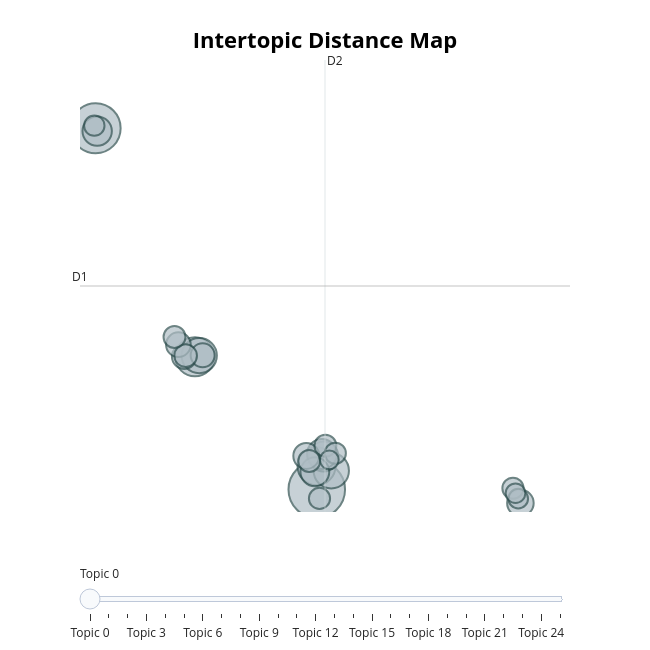

The cell this chart's notebook holds for it:
### Code cell
topic_model.visualize_topics()

### Figure 1 — Plotly figure (JSON) as saved in the notebook; plotly's stock layout.template omitted (floating-point values rounded to 4 significant figures)
{"data": [{"customdata": [[0, "masks | mask | wearing | face | sarscov2", 100], [1, "cure | lemon | ginger | prevent | cures", 78], [2, "brazilian | death | video | brazil | hospital", 48], [3, "facebook | times | shared | posts | infected", 45], [4, "argentina | doctor | died | hospital | aires", 39], [5, "patient | hospital | video | covid19 | shows", 39], [6, "test | tests | pcr | barrier | swabs", 28], [7, "asymptomatic | symptoms | covid19 | contagious | mutating", 28], [8, "hydroxychloroquine | chloroquine | paulo | use | so", 27], [9, "picture | august | berlin | german | protest", 26], [10, "bill | gates | population | reduction | vaccines", 22], [11, "5g | activated | rna | digitizable | recovers", 21], [12, "lockdown | ukraine | june | news | 2020", 19], [13, "italy | newspaper | italian | article | stating", 19], [14, "bodies | mexico | dead | sea | corpses", 18], [15, "pandemic | since | global | defrauded | 300000", 16], [16, "cases | number | tested | positive | testing", 15], [17, "whatsapp | message | 50 | vaccine | people", 15], [18, "tunisia | border | succeeded | best | considers", 15], [19, "fear | deaths | 1942 | 2009 | chuck", 14], [20, "thermometers | infrared | damage | neurons | laser", 14], [21, "laboratory | created | china | ghana | president", 14], [22, "ivermectin | australia | recommends | symptoms | formula", 13], [23, "abortion | vaccines | vaccine | plandemia | infant", 12], [24, "coronavac | chinese | vaccine | developed | tested", 12], [25, "nipah | outbreak | abdo | isolates | jeddah", 11]], "hovertemplate": "<b>Topic %{customdata[0]}</b><br>%{customdata[1]}<br>Size: %{customdata[2]}", "legendgroup": "", "marker": {"color": "#B0BEC5", "line": {"color": "DarkSlateGrey", "width": 2}, "size": [100, 78, 48, 45, 39, 39, 28, 28, 27, 26, 22, 21, 19, 19, 18, 16, 15, 15, 15, 14, 14, 14, 13, 12, 12, 11], "sizemode": "area", "sizeref": 0.0625, "symbol": "circle"}, "mode": "markers", "name": "", "orientation": "v", "showlegend": false, "type": "scatter", "x": [8.837, -6.54, 0.3674, 8.819, 0.6623, 9.846, 9.308, 9.198, -6.435, 8.705, 23.0, 8.109, -0.3782, -0.7857, 0.9009, -0.2822, 9.436, 8.312, -1.058, 10.13, 9.027, 22.48, -6.634, 22.85, 22.66, 9.71], "xaxis": "x", "y": [2.672, 15.79, 7.494, 3.519, 7.536, 3.356, 3.873, 3.961, 15.69, 3.317, 2.185, 3.891, 7.498, 7.932, 7.545, 7.533, 4.264, 3.709, 8.213, 3.988, 2.351, 2.719, 15.88, 2.342, 2.539, 3.746], "yaxis": "y"}], "layout": {"annotations": [{"showarrow": false, "text": "D1", "x": -7.629, "y": 10.06, "yshift": 10}, {"showarrow": false, "text": "D2", "x": 9.41, "xshift": 10, "y": 18.27}], "height": 650, "hoverlabel": {"bgcolor": "white", "font": {"family": "Rockwell", "size": 16}}, "legend": {"itemsizing": "constant", "tracegroupgap": 0}, "margin": {"t": 60}, "shapes": [{"line": {"color": "#CFD8DC", "width": 2}, "type": "line", "x0": 9.41, "x1": 9.41, "y0": 1.857, "y1": 18.27}, {"line": {"color": "#9E9E9E", "width": 2}, "type": "line", "x0": -7.629, "x1": 26.45, "y0": 10.06, "y1": 10.06}], "sliders": [{"active": 0, "pad": {"t": 50}, "steps": [{"args": [{"marker.color": [["red", "#B0BEC5", "#B0BEC5", "#B0BEC5", "#B0BEC5", "#B0BEC5", "#B0BEC5", "#B0BEC5", "#B0BEC5", "#B0BEC5", "#B0BEC5", "#B0BEC5", "#B0BEC5", "#B0BEC5", "#B0BEC5", "#B0BEC5", "#B0BEC5", "#B0BEC5", "#B0BEC5", "#B0BEC5", "#B0BEC5", "#B0BEC5", "#B0BEC5", "#B0BEC5", "#B0BEC5", "#B0BEC5"]]}], "label": "Topic 0", "method": "update"}, {"args": [{"marker.color": [["#B0BEC5", "red", "#B0BEC5", "#B0BEC5", "#B0BEC5", "#B0BEC5", "#B0BEC5", "#B0BEC5", "#B0BEC5", "#B0BEC5", "#B0BEC5", "#B0BEC5", "#B0BEC5", "#B0BEC5", "#B0BEC5", "#B0BEC5", "#B0BEC5", "#B0BEC5", "#B0BEC5", "#B0BEC5", "#B0BEC5", "#B0BEC5", "#B0BEC5", "#B0BEC5", "#B0BEC5", "#B0BEC5"]]}], "label": "Topic 1", "method": "update"}, {"args": [{"marker.color": [["#B0BEC5", "#B0BEC5", "red", "#B0BEC5", "#B0BEC5", "#B0BEC5", "#B0BEC5", "#B0BEC5", "#B0BEC5", "#B0BEC5", "#B0BEC5", "#B0BEC5", "#B0BEC5", "#B0BEC5", "#B0BEC5", "#B0BEC5", "#B0BEC5", "#B0BEC5", "#B0BEC5", "#B0BEC5", "#B0BEC5", "#B0BEC5", "#B0BEC5", "#B0BEC5", "#B0BEC5", "#B0BEC5"]]}], "label": "Topic 2", "method": "update"}, {"args": [{"marker.color": [["#B0BEC5", "#B0BEC5", "#B0BEC5", "red", "#B0BEC5", "#B0BEC5", "#B0BEC5", "#B0BEC5", "#B0BEC5", "#B0BEC5", "#B0BEC5", "#B0BEC5", "#B0BEC5", "#B0BEC5", "#B0BEC5", "#B0BEC5", "#B0BEC5", "#B0BEC5", "#B0BEC5", "#B0BEC5", "#B0BEC5", "#B0BEC5", "#B0BEC5", "#B0BEC5", "#B0BEC5", "#B0BEC5"]]}], "label": "Topic 3", "method": "update"}, {"args": [{"marker.color": [["#B0BEC5", "#B0BEC5", "#B0BEC5", "#B0BEC5", "red", "#B0BEC5", "#B0BEC5", "#B0BEC5", "#B0BEC5", "#B0BEC5", "#B0BEC5", "#B0BEC5", "#B0BEC5", "#B0BEC5", "#B0BEC5", "#B0BEC5", "#B0BEC5", "#B0BEC5", "#B0BEC5", "#B0BEC5", "#B0BEC5", "#B0BEC5", "#B0BEC5", "#B0BEC5", "#B0BEC5", "#B0BEC5"]]}], "label": "Topic 4", "method": "update"}, {"args": [{"marker.color": [["#B0BEC5", "#B0BEC5", "#B0BEC5", "#B0BEC5", "#B0BEC5", "red", "#B0BEC5", "#B0BEC5", "#B0BEC5", "#B0BEC5", "#B0BEC5", "#B0BEC5", "#B0BEC5", "#B0BEC5", "#B0BEC5", "#B0BEC5", "#B0BEC5", "#B0BEC5", "#B0BEC5", "#B0BEC5", "#B0BEC5", "#B0BEC5", "#B0BEC5", "#B0BEC5", "#B0BEC5", "#B0BEC5"]]}], "label": "Topic 5", "method": "update"}, {"args": [{"marker.color": [["#B0BEC5", "#B0BEC5", "#B0BEC5", "#B0BEC5", "#B0BEC5", "#B0BEC5", "red", "#B0BEC5", "#B0BEC5", "#B0BEC5", "#B0BEC5", "#B0BEC5", "#B0BEC5", "#B0BEC5", "#B0BEC5", "#B0BEC5", "#B0BEC5", "#B0BEC5", "#B0BEC5", "#B0BEC5", "#B0BEC5", "#B0BEC5", "#B0BEC5", "#B0BEC5", "#B0BEC5", "#B0BEC5"]]}], "label": "Topic 6", "method": "update"}, {"args": [{"marker.color": [["#B0BEC5", "#B0BEC5", "#B0BEC5", "#B0BEC5", "#B0BEC5", "#B0BEC5", "#B0BEC5", "red", "#B0BEC5", "#B0BEC5", "#B0BEC5", "#B0BEC5", "#B0BEC5", "#B0BEC5", "#B0BEC5", "#B0BEC5", "#B0BEC5", "#B0BEC5", "#B0BEC5", "#B0BEC5", "#B0BEC5", "#B0BEC5", "#B0BEC5", "#B0BEC5", "#B0BEC5", "#B0BEC5"]]}], "label": "Topic 7", "method": "update"}, {"args": [{"marker.color": [["#B0BEC5", "#B0BEC5", "#B0BEC5", "#B0BEC5", "#B0BEC5", "#B0BEC5", "#B0BEC5", "#B0BEC5", "red", "#B0BEC5", "#B0BEC5", "#B0BEC5", "#B0BEC5", "#B0BEC5", "#B0BEC5", "#B0BEC5", "#B0BEC5", "#B0BEC5", "#B0BEC5", "#B0BEC5", "#B0BEC5", "#B0BEC5", "#B0BEC5", "#B0BEC5", "#B0BEC5", "#B0BEC5"]]}], "label": "Topic 8", "method": "update"}, {"args": [{"marker.color": [["#B0BEC5", "#B0BEC5", "#B0BEC5", "#B0BEC5", "#B0BEC5", "#B0BEC5", "#B0BEC5", "#B0BEC5", "#B0BEC5", "red", "#B0BEC5", "#B0BEC5", "#B0BEC5", "#B0BEC5", "#B0BEC5", "#B0BEC5", "#B0BEC5", "#B0BEC5", "#B0BEC5", "#B0BEC5", "#B0BEC5", "#B0BEC5", "#B0BEC5", "#B0BEC5", "#B0BEC5", "#B0BEC5"]]}], "label": "Topic 9", "method": "update"}, {"args": [{"marker.color": [["#B0BEC5", "#B0BEC5", "#B0BEC5", "#B0BEC5", "#B0BEC5", "#B0BEC5", "#B0BEC5", "#B0BEC5", "#B0BEC5", "#B0BEC5", "red", "#B0BEC5", "#B0BEC5", "#B0BEC5", "#B0BEC5", "#B0BEC5", "#B0BEC5", "#B0BEC5", "#B0BEC5", "#B0BEC5", "#B0BEC5", "#B0BEC5", "#B0BEC5", "#B0BEC5", "#B0BEC5", "#B0BEC5"]]}], "label": "Topic 10", "method": "update"}, {"args": [{"marker.color": [["#B0BEC5", "#B0BEC5", "#B0BEC5", "#B0BEC5", "#B0BEC5", "#B0BEC5", "#B0BEC5", "#B0BEC5", "#B0BEC5", "#B0BEC5", "#B0BEC5", "red", "#B0BEC5", "#B0BEC5", "#B0BEC5", "#B0BEC5", "#B0BEC5", "#B0BEC5", "#B0BEC5", "#B0BEC5", "#B0BEC5", "#B0BEC5", "#B0BEC5", "#B0BEC5", "#B0BEC5", "#B0BEC5"]]}], "label": "Topic 11", "method": "update"}, {"args": [{"marker.color": [["#B0BEC5", "#B0BEC5", "#B0BEC5", "#B0BEC5", "#B0BEC5", "#B0BEC5", "#B0BEC5", "#B0BEC5", "#B0BEC5", "#B0BEC5", "#B0BEC5", "#B0BEC5", "red", "#B0BEC5", "#B0BEC5", "#B0BEC5", "#B0BEC5", "#B0BEC5", "#B0BEC5", "#B0BEC5", "#B0BEC5", "#B0BEC5", "#B0BEC5", "#B0BEC5", "#B0BEC5", "#B0BEC5"]]}], "label": "Topic 12", "method": "update"}, {"args": [{"marker.color": [["#B0BEC5", "#B0BEC5", "#B0BEC5", "#B0BEC5", "#B0BEC5", "#B0BEC5", "#B0BEC5", "#B0BEC5", "#B0BEC5", "#B0BEC5", "#B0BEC5", "#B0BEC5", "#B0BEC5", "red", "#B0BEC5", "#B0BEC5", "#B0BEC5", "#B0BEC5", "#B0BEC5", "#B0BEC5", "#B0BEC5", "#B0BEC5", "#B0BEC5", "#B0BEC5", "#B0BEC5", "#B0BEC5"]]}], "label": "Topic 13", "method": "update"}, {"args": [{"marker.color": [["#B0BEC5", "#B0BEC5", "#B0BEC5", "#B0BEC5", "#B0BEC5", "#B0BEC5", "#B0BEC5", "#B0BEC5", "#B0BEC5", "#B0BEC5", "#B0BEC5", "#B0BEC5", "#B0BEC5", "#B0BEC5", "red", "#B0BEC5", "#B0BEC5", "#B0BEC5", "#B0BEC5", "#B0BEC5", "#B0BEC5", "#B0BEC5", "#B0BEC5", "#B0BEC5", "#B0BEC5", "#B0BEC5"]]}], "label": "Topic 14", "method": "update"}, {"args": [{"marker.color": [["#B0BEC5", "#B0BEC5", "#B0BEC5", "#B0BEC5", "#B0BEC5", "#B0BEC5", "#B0BEC5", "#B0BEC5", "#B0BEC5", "#B0BEC5", "#B0BEC5", "#B0BEC5", "#B0BEC5", "#B0BEC5", "#B0BEC5", "red", "#B0BEC5", "#B0BEC5", "#B0BEC5", "#B0BEC5", "#B0BEC5", "#B0BEC5", "#B0BEC5", "#B0BEC5", "#B0BEC5", "#B0BEC5"]]}], "label": "Topic 15", "method": "update"}, {"args": [{"marker.color": [["#B0BEC5", "#B0BEC5", "#B0BEC5", "#B0BEC5", "#B0BEC5", "#B0BEC5", "#B0BEC5", "#B0BEC5", "#B0BEC5", "#B0BEC5", "#B0BEC5", "#B0BEC5", "#B0BEC5", "#B0BEC5", "#B0BEC5", "#B0BEC5", "red", "#B0BEC5", "#B0BEC5", "#B0BEC5", "#B0BEC5", "#B0BEC5", "#B0BEC5", "#B0BEC5", "#B0BEC5", "#B0BEC5"]]}], "label": "Topic 16", "method": "update"}, {"args": [{"marker.color": [["#B0BEC5", "#B0BEC5", "#B0BEC5", "#B0BEC5", "#B0BEC5", "#B0BEC5", "#B0BEC5", "#B0BEC5", "#B0BEC5", "#B0BEC5", "#B0BEC5", "#B0BEC5", "#B0BEC5", "#B0BEC5", "#B0BEC5", "#B0BEC5", "#B0BEC5", "red", "#B0BEC5", "#B0BEC5", "#B0BEC5", "#B0BEC5", "#B0BEC5", "#B0BEC5", "#B0BEC5", "#B0BEC5"]]}], "label": "Topic 17", "method": "update"}, {"args": [{"marker.color": [["#B0BEC5", "#B0BEC5", "#B0BEC5", "#B0BEC5", "#B0BEC5", "#B0BEC5", "#B0BEC5", "#B0BEC5", "#B0BEC5", "#B0BEC5", "#B0BEC5", "#B0BEC5", "#B0BEC5", "#B0BEC5", "#B0BEC5", "#B0BEC5", "#B0BEC5", "#B0BEC5", "red", "#B0BEC5", "#B0BEC5", "#B0BEC5", "#B0BEC5", "#B0BEC5", "#B0BEC5", "#B0BEC5"]]}], "label": "Topic 18", "method": "update"}, {"args": [{"marker.color": [["#B0BEC5", "#B0BEC5", "#B0BEC5", "#B0BEC5", "#B0BEC5", "#B0BEC5", "#B0BEC5", "#B0BEC5", "#B0BEC5", "#B0BEC5", "#B0BEC5", "#B0BEC5", "#B0BEC5", "#B0BEC5", "#B0BEC5", "#B0BEC5", "#B0BEC5", "#B0BEC5", "#B0BEC5", "red", "#B0BEC5", "#B0BEC5", "#B0BEC5", "#B0BEC5", "#B0BEC5", "#B0BEC5"]]}], "label": "Topic 19", "method": "update"}, {"args": [{"marker.color": [["#B0BEC5", "#B0BEC5", "#B0BEC5", "#B0BEC5", "#B0BEC5", "#B0BEC5", "#B0BEC5", "#B0BEC5", "#B0BEC5", "#B0BEC5", "#B0BEC5", "#B0BEC5", "#B0BEC5", "#B0BEC5", "#B0BEC5", "#B0BEC5", "#B0BEC5", "#B0BEC5", "#B0BEC5", "#B0BEC5", "red", "#B0BEC5", "#B0BEC5", "#B0BEC5", "#B0BEC5", "#B0BEC5"]]}], "label": "Topic 20", "method": "update"}, {"args": [{"marker.color": [["#B0BEC5", "#B0BEC5", "#B0BEC5", "#B0BEC5", "#B0BEC5", "#B0BEC5", "#B0BEC5", "#B0BEC5", "#B0BEC5", "#B0BEC5", "#B0BEC5", "#B0BEC5", "#B0BEC5", "#B0BEC5", "#B0BEC5", "#B0BEC5", "#B0BEC5", "#B0BEC5", "#B0BEC5", "#B0BEC5", "#B0BEC5", "red", "#B0BEC5", "#B0BEC5", "#B0BEC5", "#B0BEC5"]]}], "label": "Topic 21", "method": "update"}, {"args": [{"marker.color": [["#B0BEC5", "#B0BEC5", "#B0BEC5", "#B0BEC5", "#B0BEC5", "#B0BEC5", "#B0BEC5", "#B0BEC5", "#B0BEC5", "#B0BEC5", "#B0BEC5", "#B0BEC5", "#B0BEC5", "#B0BEC5", "#B0BEC5", "#B0BEC5", "#B0BEC5", "#B0BEC5", "#B0BEC5", "#B0BEC5", "#B0BEC5", "#B0BEC5", "red", "#B0BEC5", "#B0BEC5", "#B0BEC5"]]}], "label": "Topic 22", "method": "update"}, {"args": [{"marker.color": [["#B0BEC5", "#B0BEC5", "#B0BEC5", "#B0BEC5", "#B0BEC5", "#B0BEC5", "#B0BEC5", "#B0BEC5", "#B0BEC5", "#B0BEC5", "#B0BEC5", "#B0BEC5", "#B0BEC5", "#B0BEC5", "#B0BEC5", "#B0BEC5", "#B0BEC5", "#B0BEC5", "#B0BEC5", "#B0BEC5", "#B0BEC5", "#B0BEC5", "#B0BEC5", "red", "#B0BEC5", "#B0BEC5"]]}], "label": "Topic 23", "method": "update"}, {"args": [{"marker.color": [["#B0BEC5", "#B0BEC5", "#B0BEC5", "#B0BEC5", "#B0BEC5", "#B0BEC5", "#B0BEC5", "#B0BEC5", "#B0BEC5", "#B0BEC5", "#B0BEC5", "#B0BEC5", "#B0BEC5", "#B0BEC5", "#B0BEC5", "#B0BEC5", "#B0BEC5", "#B0BEC5", "#B0BEC5", "#B0BEC5", "#B0BEC5", "#B0BEC5", "#B0BEC5", "#B0BEC5", "red", "#B0BEC5"]]}], "label": "Topic 24", "method": "update"}, {"args": [{"marker.color": [["#B0BEC5", "#B0BEC5", "#B0BEC5", "#B0BEC5", "#B0BEC5", "#B0BEC5", "#B0BEC5", "#B0BEC5", "#B0BEC5", "#B0BEC5", "#B0BEC5", "#B0BEC5", "#B0BEC5", "#B0BEC5", "#B0BEC5", "#B0BEC5", "#B0BEC5", "#B0BEC5", "#B0BEC5", "#B0BEC5", "#B0BEC5", "#B0BEC5", "#B0BEC5", "#B0BEC5", "#B0BEC5", "red"]]}], "label": "Topic 25", "method": "update"}]}], "title": {"font": {"color": "Black", "size": 22}, "text": "<b>Intertopic Distance Map</b>", "x": 0.5, "xanchor": "center", "y": 0.95, "yanchor": "top"}, "width": 650, "xaxis": {"anchor": "y", "domain": [0, 1], "range": [-7.629, 26.45], "title": {"text": ""}, "visible": false}, "yaxis": {"anchor": "x", "domain": [0, 1], "range": [1.857, 18.27], "title": {"text": ""}, "visible": false}}}
